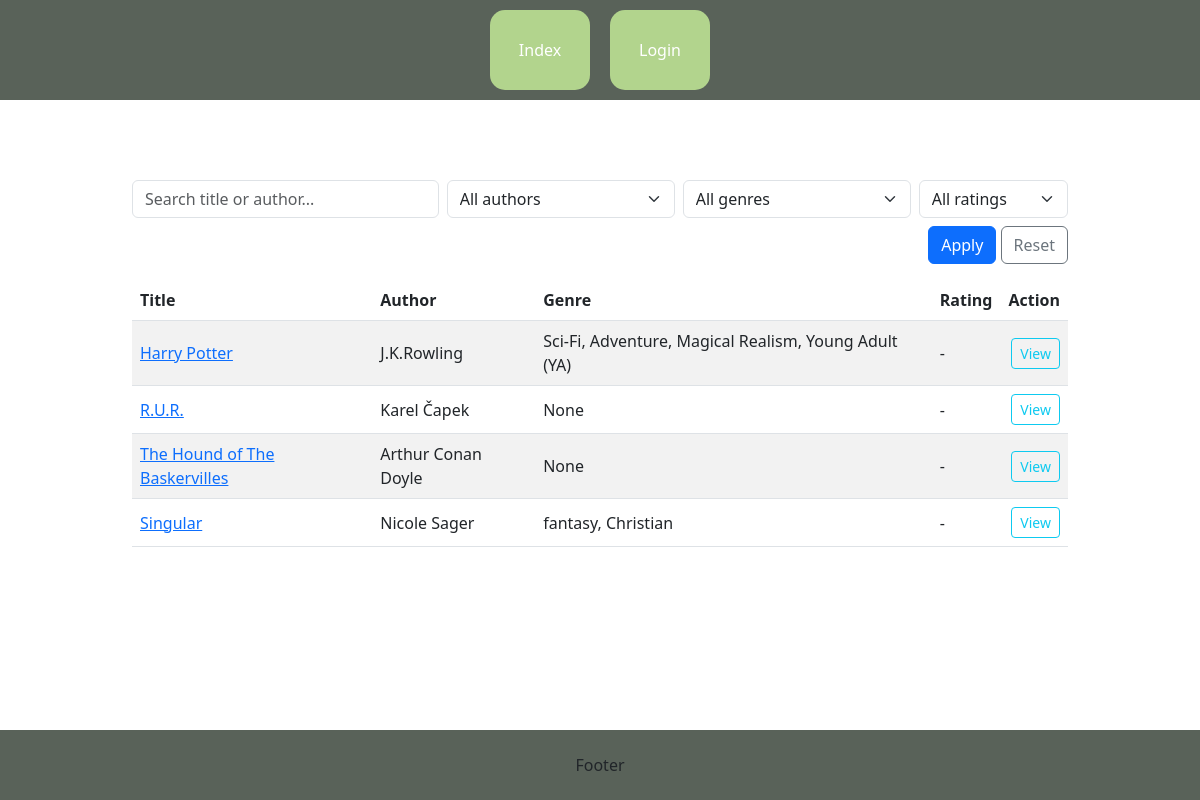
/projectcv/book_index/, run on an earlier commit of the app's database.
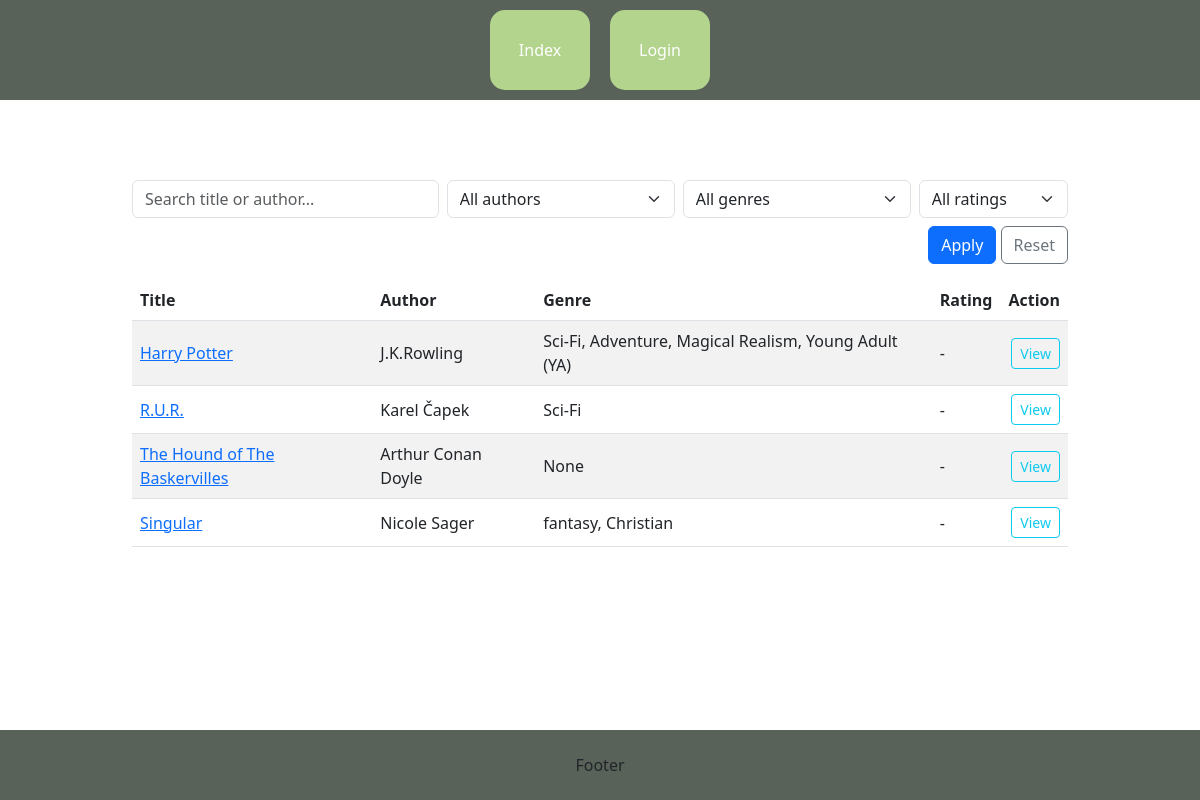
And on a later commit of the database.
### projectcv/models.py (models this page shows, shortened)
class Book(models.Model):
    title= models.CharField(max_length=250)
    author= models.CharField(max_length=150)
    genre = models.ManyToManyField(Genre, blank=True)
    tags = models.ManyToManyField(Tag)
    rating = models.IntegerField(null=True, blank=True, choices=[(i, i) for i in range(1, 6)]) # range marks 1-5
    image = models.ImageField(upload_to='book_covers/', null=True, blank=True)
    published_date = models.DateField(null=True, blank=True)
    ean = models.CharField(max_length=13, null=True, blank=True)
    isbn = models.CharField(max_length=17, null=True, blank=True)
    author_bio = models.TextField(null=True, blank=True)
    author_photo = models.ImageField(upload_to='author_photos/', null=True, blank=True)
    class Meta:
        verbose_name = "Book"
        verbose_name_plural = "Books"

class Genre(models.Model):
    genre_name = models.CharField(max_length=100)

### projectcv/views.py (the view)
# urls.py: path("book_index/", views.BookIndex.as_view(), name="book_index"),
class BookIndex(generic.ListView):
    template_name = "projectcv/book_index.html"  # cesta k šabloně ze složky tamplates (je možné sdílet mezi aplikacemi)
    context_object_name = "books"  # pod tímto jménem budeme volat seznam objektů v šabloně
    paginate_by = 20 # this line enable to pagination with 20 items per page
    def get_queryset(self):
        qs = Book.objects.prefetch_related("genre").order_by("-id")
        q = self.request.GET.get("q")
        author = self.request.GET.get("author")
        genre = self.request.GET.get("genre")
        rating = self.request.GET.get("rating")
        if q:
            qs = qs.filter(Q(title__icontains=q) | Q(author__icontains=q))
        if author:
            qs = qs.filter(author=author)
        if genre:
            qs = qs.filter(genre__id=genre)
        if rating:
            qs = qs.filter(rating=rating)
        return qs
    def get_context_data(self, **kwargs):
        ctx = super().get_context_data(**kwargs)
        ctx["authors"] = Book.objects.order_by("author").values_list("author", flat=True).distinct()
        ctx["genres"] = Genre.objects.order_by("genre_name")
        ctx["ratings"] = RATING_VALUES
        ctx["current"] = {
            "q": self.request.GET.get("q", ""),
            "author": self.request.GET.get("author", ""),
            "genre": self.request.GET.get("genre", ""),
            "rating": self.request.GET.get("rating") or None,
        }
        return ctx

### projectcv/templates/projectcv/book_index.html (shortened to what this page needs)
{% extends "base.html" %}
{% block content %}
<div class="container my-3">
    <form method="get" class="row g-2 mb-3">
        <div class="col-sm-4">
            <input type="text" name="q" value="{{ current.q }}" class="form-control" placeholder="Search title or author...">
        </div>
        <div class="col-sm-3">
            <select name="author" class="form-select">
                <option value="">All authors</option>
            </select>
        </div>
        <div class="col-sm-3">
            <select name="genre" class="form-select">
                <option value="">All genres</option>
            </select>
        </div>
        <div class="col-sm-2">
            <select name="rating" class="form-select">
                <option value="">All ratings</option>
            </select>
        </div>
        <div class="col-12 text-end">
            <button class="btn btn-primary" type="submit">Apply</button>
            <a class="btn btn-outline-secondary" href="{% url 'book_index' %}">Reset</a>
        </div>
    </form>
    <div class="table-responsive">
        <table class="table table-striped align-middle">
            <thead>
                <tr>
                    <th>Title</th>
                    <th>Author</th>
                    <th>Genre</th>
                    <th>Rating</th>
                    <th class="text-end">Action</th>
                </tr>
            </thead>
            <tbody>
                {% for book in books %}
                    <tr>
                        <td>
                            <a href="{% url 'book_detail' book.id %}">{{ book.title }}</a>
                        </td>
                        <td>{{ book.author }}</td>
                        <td>
                            {% if book.genre.all %}
                                {% for genre in book.genre.all %}
                                    {{ genre.genre_name }}{% if not forloop.last %}, {% endif%}
                                {% endfor %}
                            {% else %}
                                None
                            {% endif %}
                        </td>
                        <td>{% if book.rating %}{{ book.rating }}{% else %}-{% endif %}</td>
                        <td class="text-end">
                            <a class="btn btn-sm btn-outline-info" href="{% url 'book_detail' book.id %}">View</a>
                        </td>
                    </tr>
            {% empty %}
                <tr>
                    <td colspan="5" class="text-center">No books found.</td>
                </tr>
            {% endfor %}
            </tbody>
        </table>
    </div>
</div>
{% endblock %}

What changed in the data, as far as the page shows it:
changed Book "Karel Čapek": gains Genre (genre_name "Sci-Fi"); no longer shows "None"
